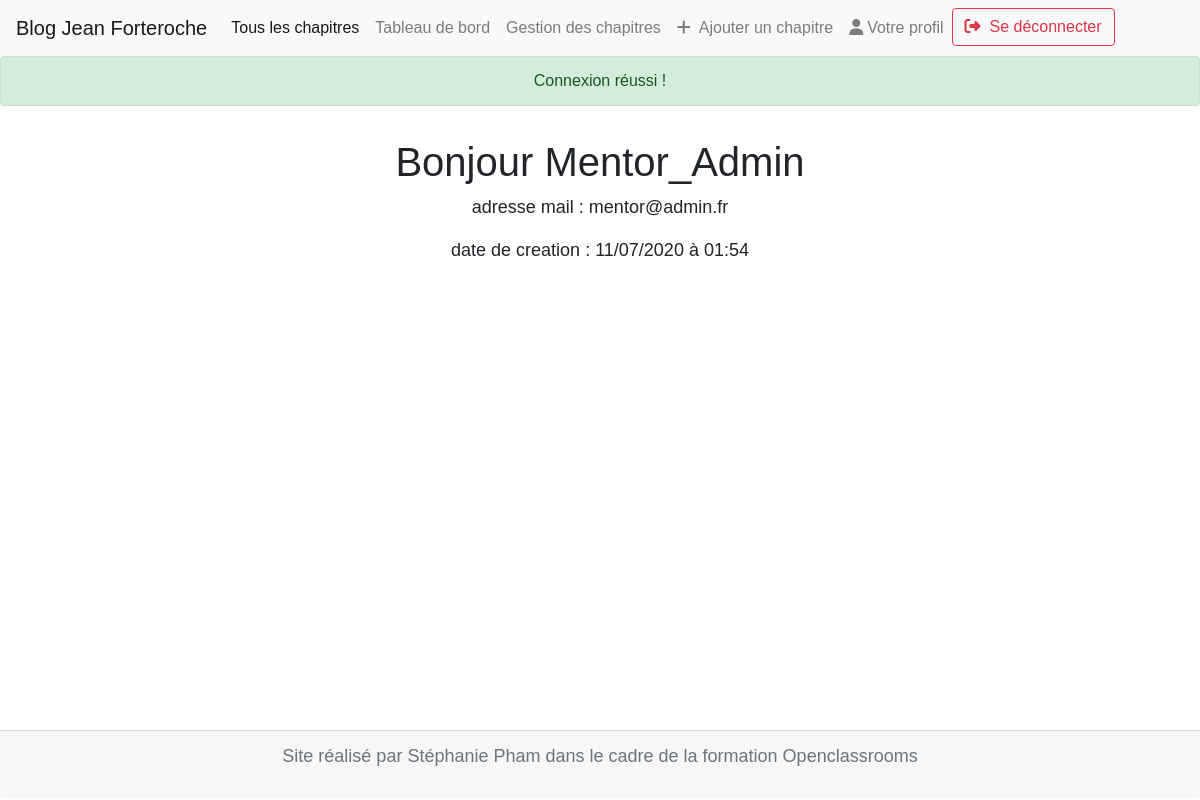
The page /index.php?action=profil (signed in) on the database its author committed.
### tables this page shows
CREATE TABLE IF NOT EXISTS `users` (
  `id` int(11) NOT NULL AUTO_INCREMENT,
  `username` varchar(255) NOT NULL,
  `email_user` varchar(255) NOT NULL,
  `is_admin` tinyint(1) DEFAULT 0,
  `password_user` varchar(255) NOT NULL,
  `date_user` datetime NOT NULL,
  PRIMARY KEY (`id`)
);

### App/Controller/Users.php (called while the page is built, shortened)
<?php
class Users extends Controller
{
    public function __construct() {
        parent::__construct();
    }
    public function profilUser()
    {
        include 'view/Visitor/profilView.php';
    }
}

### App/Controller/Controller.php (called while the page is built, shortened)
<?php
class Controller {
    public $userInfo;
    function __construct() {
        $this->isAdmin = $this->is_admin();
        }
    public function hashSession($valeur) {
        return hash("sha256", $valeur);
    }
    public function ifHashSession() {
        $hashSession = $this->hashSession($_SESSION['userId']);
        if ($hashSession == $_SESSION['hashUserId']) {
            return true;
        }
        else {
            return false;
        }
    }
    public function is_connected()
    {
        if (isset($_SESSION['userId']) && $this->ifHashSession()) {
            $userManager = new UserManager;
            $this->userInfo = $userManager->getUserById($_SESSION['userId']);
        } else {
            $this->userInfo = false;
        }
        return $this->userInfo;
    }
    public function is_admin()
    {
        if ($this->is_connected()) {
            if ($this->userInfo['is_admin'] == 1 ) {
                return true;
            } else {
                return false;
            }
        } else {
            return false;
        }
    }
}

### App/Model/UserManager.php (called while the page is built, shortened)
<?php
class UserManager extends Manager
{
    public function getUserById($user_id)
    {
        $db = $this->dbConnect();
        $reqUSer = $db->prepare('
            SELECT *
            FROM users
            WHERE id = :id
        ');
        $reqUSer->execute([
            'id'=> $user_id
        ]);
        return $userById = $reqUSer->fetch();
    }
}

### view/Visitor/profilView.php (the view, shortened to what this page needs)
<div class="part-info-user text-center ">
    <h1>Bonjour <?= $this->userInfo['username'] ?></h1>
    <p>adresse mail : <?= $this->userInfo['email_user'] ?></p>
    <p>date de creation : <?= date_format(date_create($this->userInfo['date_user']), 'd/m/Y à H:i') ?> </p>
</div>
<?php include 'view/template.php'; ?>

### public/css/style.css (style rules this page uses)
* { font-family: "Arial", "Segoe Script"; }
.part-info-user { height: 35em; margin: 2em auto; }

### public/css/queries.css (style rules this page uses)
@media all and (max-width :1440px ) { p , .linkListArticle { font-size: 18px; } }

### rows shown on the page
users: username "Mentor_Admin", email_user "mentor@admin.fr", date_user "11/07/2020 à 01:54"

### other values the page prints
$flash['message'] "Connexion réussi !"
